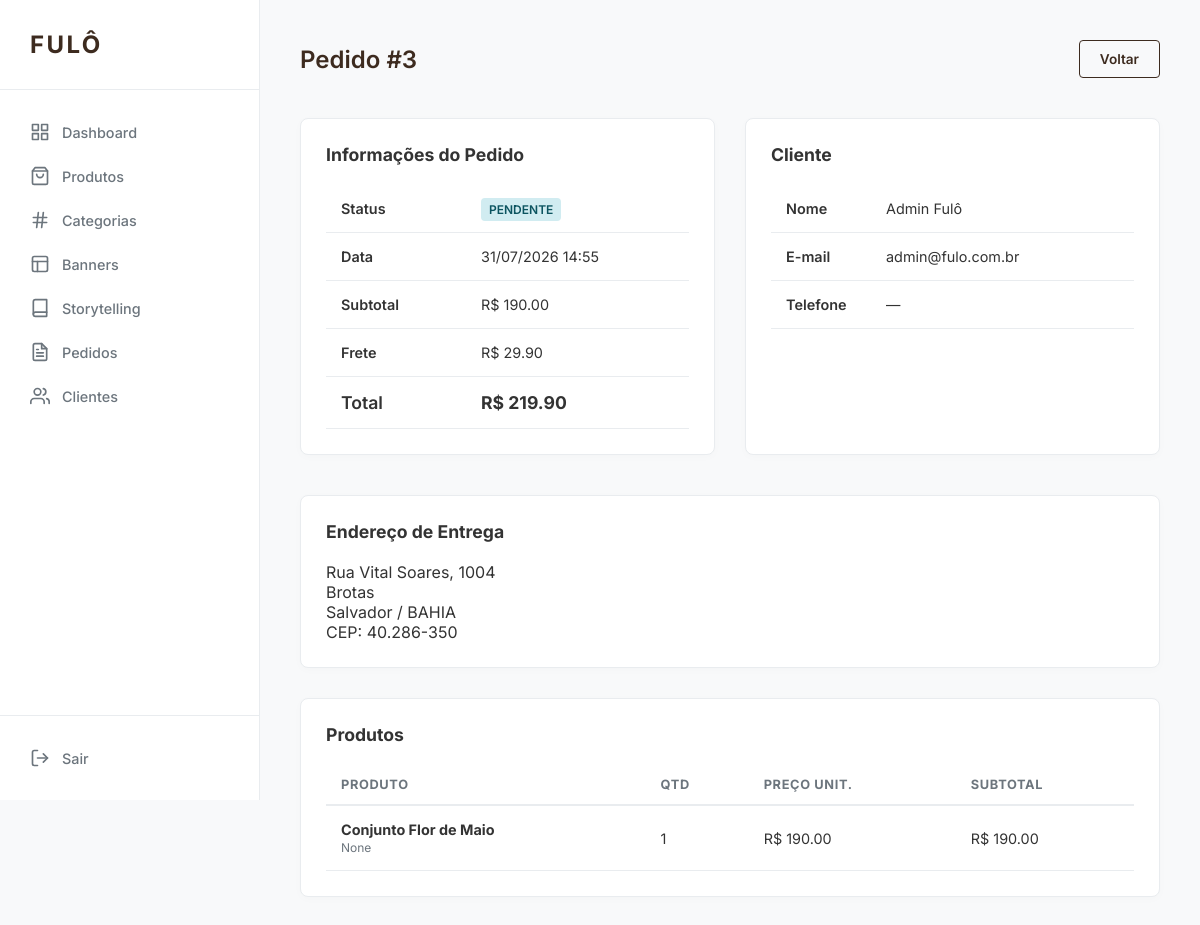
The page /admin/orders/3 (signed in) on the database its author committed.
### app/models/order.py (models this page shows)
class Order(db.Model, TimestampMixin):
    __tablename__ = 'orders'
    id = db.Column(db.Integer, primary_key=True)
    user_id = db.Column(db.Integer, db.ForeignKey('users.id'), nullable=False)
    status = db.Column(db.String(50), nullable=False, default='pending') # pending, paid, shipped, delivered, cancelled
    total_amount = db.Column(db.Numeric(10, 2), nullable=False)
    shipping_cost = db.Column(db.Numeric(10, 2), default=0)
    discount_amount = db.Column(db.Numeric(10, 2), default=0)
    coupon_id = db.Column(db.Integer, db.ForeignKey('coupons.id'))
    shipping_address_id = db.Column(db.Integer, db.ForeignKey('addresses.id'), nullable=False)
    items = db.relationship('OrderItem', backref='order', lazy=True, cascade="all, delete-orphan")
    shipping_address = db.relationship('Address', lazy=True)

class OrderItem(db.Model, TimestampMixin):
    __tablename__ = 'order_items'
    id = db.Column(db.Integer, primary_key=True)
    order_id = db.Column(db.Integer, db.ForeignKey('orders.id'), nullable=False)
    product_id = db.Column(db.Integer, db.ForeignKey('products.id'), nullable=False)
    quantity = db.Column(db.Integer, nullable=False)
    price_at_time = db.Column(db.Numeric(10, 2), nullable=False)

### app/models/user.py (models this page shows, shortened)
class User(db.Model, TimestampMixin, UserMixin):
    __tablename__ = 'users'
    id = db.Column(db.Integer, primary_key=True)
    name = db.Column(db.String(100), nullable=False)
    email = db.Column(db.String(120), unique=True, nullable=False)
    password_hash = db.Column(db.String(255), nullable=False)
    phone = db.Column(db.String(20))
    is_admin = db.Column(db.Boolean, default=False)
    reset_token = db.Column(db.String(100), unique=True)
    reset_token_expiration = db.Column(db.DateTime)
    addresses = db.relationship('Address', backref='user', lazy=True, cascade="all, delete-orphan")
    favorites = db.relationship('Favorite', backref='user', lazy=True, cascade="all, delete-orphan")
    orders = db.relationship('Order', backref='user', lazy=True)
    cart = db.relationship('Cart', backref='user', uselist=False, cascade="all, delete-orphan")
    @property
    def password(self):
        return self.password_hash

class Address(db.Model, TimestampMixin):
    __tablename__ = 'addresses'
    id = db.Column(db.Integer, primary_key=True)
    user_id = db.Column(db.Integer, db.ForeignKey('users.id'), nullable=False)
    street = db.Column(db.String(255), nullable=False)
    number = db.Column(db.String(20), nullable=False)
    complement = db.Column(db.String(100))
    neighborhood = db.Column(db.String(100), nullable=False)
    city = db.Column(db.String(100), nullable=False)
    state = db.Column(db.String(50), nullable=False)
    zip_code = db.Column(db.String(20), nullable=False)
    is_default = db.Column(db.Boolean, default=False)

### app/models/product.py (models this page shows, shortened)
class Product(db.Model, TimestampMixin):
    __tablename__ = 'products'
    id = db.Column(db.Integer, primary_key=True)
    name = db.Column(db.String(150), nullable=False)
    subtitle = db.Column(db.String(255))
    description = db.Column(db.Text)
    price = db.Column(db.Numeric(10, 2), nullable=False)
    discount_price = db.Column(db.Numeric(10, 2))
    image_url = db.Column(db.String(255)) # Main image
    image_url_2 = db.Column(db.String(255)) # Hover image
    image_url_3 = db.Column(db.String(255))
    image_url_4 = db.Column(db.String(255))
    category_id = db.Column(db.Integer, db.ForeignKey('categories.id'))
    collection = db.Column(db.String(100)) # e.g., 'Brasilidade', 'Lançamentos'
    stock = db.Column(db.Integer, default=0)
    sizes = db.Column(db.String(100))
    is_active = db.Column(db.Boolean, default=True)
    is_featured = db.Column(db.Boolean, default=False)
    is_accompanied = db.Column(db.Boolean, default=False)
    technical_details = db.Column(db.Text) # JSON or markdown string
    shipping_and_returns = db.Column(db.Text)
    cart_items = db.relationship('CartItem', backref='product', lazy=True)
    order_items = db.relationship('OrderItem', backref='product', lazy=True)
    favorited_by = db.relationship('Favorite', backref='product', lazy=True)

### app/routes/admin.py (the view)
@admin_bp.route('/orders/<int:id>')
@login_required
@admin_required
def order_detail(id):
    order = Order.query.get_or_404(id)
    return render_template('admin/orders/detail.html', order=order)

### app/routes/admin.py (called while the page is built)
def admin_required(f):
    @wraps(f)
    def decorated_function(*args, **kwargs):
        if not current_user.is_authenticated or not current_user.is_admin:
            flash('Acesso restrito a administradores.', 'danger')
            return redirect(url_for('auth.login'))
        return f(*args, **kwargs)
    return decorated_function

### app/services/cart_service.py (called while the page is built, shortened)
    @staticmethod
    def get_cart_data(user=None):
        items_data = []
        total = 0
        if user and user.is_authenticated:
            cart = Cart.query.filter_by(user_id=user.id).first()
            if cart:
                for item in cart.items:
                    product = item.product
                    subtotal = product.price * item.quantity
                    items_data.append({
                        'product_id': product.id,
                        'name': product.name,
                        'price': float(product.price),
                        'quantity': item.quantity,
                        'image_url': product.image_url,
                        'subtotal': float(subtotal)
                    })
                    total += subtotal
        return items_data, float(total)

### templates/admin/orders/detail.html (shortened to what this page needs)
{% extends "admin/base_admin.html" %}
{% block content %}
<div class="header-actions">
    <h2>Pedido #{{ order.id }}</h2>
    <a href="{{ url_for('admin.orders') }}" class="btn btn-outline">Voltar</a>
</div>
<div style="display: grid; grid-template-columns: 1fr 1fr; gap: 30px;">
    <div class="card">
        <h3 style="margin-bottom: 20px; font-size: 1.1rem;">Informações do Pedido</h3>
        <table style="width: 100%;">
            <tr><td style="font-weight: 600; width: 140px;">Status</td><td>
                {% if order.status == 'paid' %}
                    <span class="badge badge-success">Pago</span>
                {% elif order.status == 'pending' %}
                    <span class="badge badge-info">Pendente</span>
                {% elif order.status == 'cancelled' %}
                    <span class="badge badge-danger">Cancelado</span>
                {% elif order.status == 'shipped' %}
                    <span class="badge badge-info">Enviado</span>
                {% elif order.status == 'delivered' %}
                    <span class="badge badge-success">Entregue</span>
                {% else %}
                    <span class="badge">{{ order.status }}</span>
                {% endif %}
            </td></tr>
            <tr><td style="font-weight: 600;">Data</td><td>{{ order.created_at.strftime('%d/%m/%Y %H:%M') }}</td></tr>
            <tr><td style="font-weight: 600;">Subtotal</td><td>R$ {{ "%.2f"|format(order.total_amount + order.discount_amount - order.shipping_cost) }}</td></tr>
            <tr><td style="font-weight: 600;">Frete</td><td>R$ {{ "%.2f"|format(order.shipping_cost) }}</td></tr>
            <tr><td style="font-weight: 600; font-size: 1.1rem;">Total</td><td style="font-size: 1.1rem; font-weight: 700;">R$ {{ "%.2f"|format(order.total_amount) }}</td></tr>
        </table>
    </div>
    <div class="card">
        <h3 style="margin-bottom: 20px; font-size: 1.1rem;">Cliente</h3>
        <table style="width: 100%;">
            <tr><td style="font-weight: 600; width: 100px;">Nome</td><td>{{ order.user.name }}</td></tr>
            <tr><td style="font-weight: 600;">E-mail</td><td>{{ order.user.email }}</td></tr>
            <tr><td style="font-weight: 600;">Telefone</td><td>{{ order.user.phone or '—' }}</td></tr>
        </table>
    </div>
</div>
<div class="card" style="margin-top: 10px;">
    <h3 style="margin-bottom: 20px; font-size: 1.1rem;">Endereço de Entrega</h3>
    {% if order.shipping_address %}
    <p>
        {{ order.shipping_address.street }}, {{ order.shipping_address.number }}
        {% if order.shipping_address.complement %} - {{ order.shipping_address.complement }}{% endif %}<br>
        {{ order.shipping_address.neighborhood }}<br>
        {{ order.shipping_address.city }} / {{ order.shipping_address.state }}<br>
        CEP: {{ order.shipping_address.zip_code }}
    </p>
    {% else %}
    <p style="color: var(--muted);">Endereço não disponível.</p>
    {% endif %}
</div>
<div class="card">
    <h3 style="margin-bottom: 20px; font-size: 1.1rem;">Produtos</h3>
    <table>
        <thead>
            <tr>
                <th>Produto</th>
                <th>Qtd</th>
                <th>Preço Unit.</th>
                <th>Subtotal</th>
            </tr>
        </thead>
        <tbody>
            {% for item in order.items %}
            <tr>
                <td>
                    <strong>{{ item.product.name }}</strong>
                    {% if item.product.subtitle %}
                    <br><small style="color: var(--muted);">{{ item.product.subtitle }}</small>
                    {% endif %}
                </td>
                <td>{{ item.quantity }}</td>
                <td>R$ {{ "%.2f"|format(item.price_at_time) }}</td>
                <td>R$ {{ "%.2f"|format(item.price_at_time * item.quantity) }}</td>
            </tr>
            {% endfor %}
        </tbody>
    </table>
</div>
{% endblock %}

### templates/admin/base_admin.html (style rules this page uses)
:root { --primary: #3d2b1f; --bg: #f8f9fa; --sidebar: #ffffff; --text: #333333; --muted: #6c757d; --border: #e9ecef; --white: #ffffff; --success: #28a745; --danger: #dc3545; --info: #17a2b8; }
* { margin: 0; padding: 0; box-sizing: border-box; }
body { font-family: 'Inter', sans-serif; background: var(--bg); color: var(--text); display: flex; min-height: 100vh; }
.header-actions { display: flex; justify-content: space-between; align-items: center; margin-bottom: 40px; }
h2 { font-weight: 600; color: var(--primary); }
.card { background: var(--white); border-radius: 8px; padding: 25px; box-shadow: 0 2px 10px rgba(0,0,0,0.02); border: 1px solid var(--border); margin-bottom: 30px; }
table { width: 100%; border-collapse: collapse; margin-top: 20px; }
th { text-align: left; padding: 12px 15px; border-bottom: 2px solid var(--border); color: var(--muted); font-size: 0.8rem; text-transform: uppercase; letter-spacing: 0.05em; }
td { padding: 15px; border-bottom: 1px solid var(--border); font-size: 0.9rem; }
.btn { display: inline-block; padding: 10px 20px; border-radius: 4px; text-decoration: none; font-size: 0.85rem; font-weight: 600; cursor: pointer; border: 1px solid transparent; transition: all 0.2s; }
.btn-outline { border-color: var(--primary); color: var(--primary); }
.badge { padding: 4px 8px; border-radius: 4px; font-size: 0.75rem; font-weight: 600; text-transform: uppercase; }
.badge-info { background: #d1ecf1; color: #0c5460; }

### rows shown on the page
Order: id "3", created_at "31/07/2026 14:55", total_amount+discount_amount+shipping_cost "190.00", shipping_cost "29.90", total_amount "219.90"
User: user.name "Admin Fulô", user.email "admin@fulo.com.br", user "—"
Address: shipping_address.street "Rua Vital Soares", shipping_address.number "1004", shipping_address.neighborhood "Brotas", shipping_address.city "Salvador", shipping_address.state "BAHIA", shipping_address.zip_code "40.286-350"
OrderItem: product.name "Conjunto Flor de Maio", product.subtitle "None", quantity "1", price_at_time "190.00", item.price_at_time*item.quantity "190.00"
